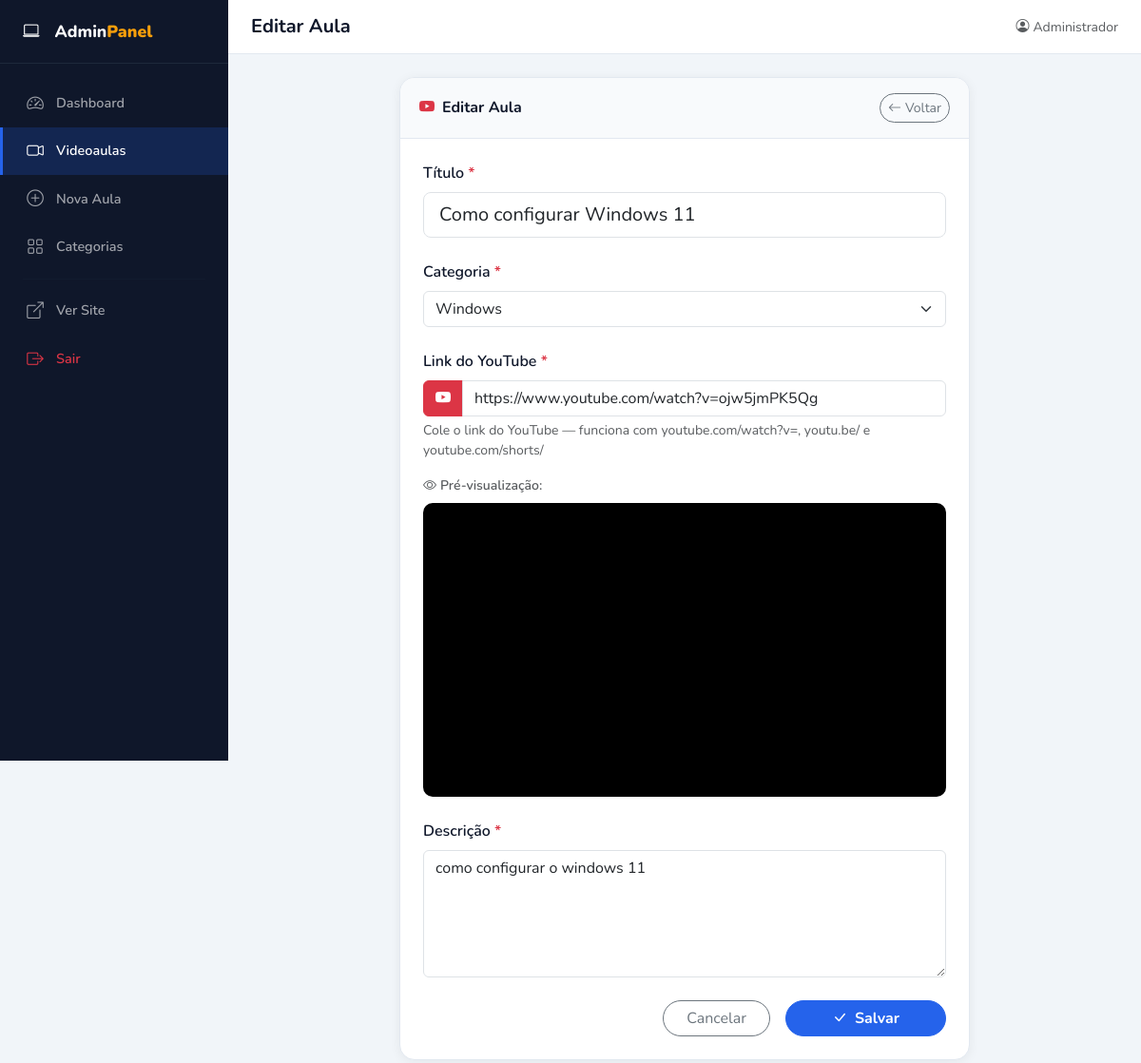
/admin/aulas/2/editar (signed in), run on the app's committed database.
### models.py (models this page shows, shortened)
class Usuario(UserMixin, db.Model):
    __tablename__ = 'usuarios'
    id = db.Column(db.Integer, primary_key=True)
    nome = db.Column(db.String(100), nullable=False)
    email = db.Column(db.String(150), unique=True, nullable=False)
    senha_hash = db.Column(db.String(256), nullable=False)
    criado_em = db.Column(db.DateTime, default=datetime.utcnow)

class VideoAula(db.Model):
    __tablename__ = 'video_aulas'
    id = db.Column(db.Integer, primary_key=True)
    titulo = db.Column(db.String(200), nullable=False)
    descricao = db.Column(db.Text, nullable=False)
    youtube_url = db.Column(db.String(500), nullable=False)   # URL original salva
    categoria_id = db.Column(db.Integer, db.ForeignKey('categorias.id'), nullable=False)
    visualizacoes = db.Column(db.Integer, default=0)
    criado_em = db.Column(db.DateTime, default=datetime.utcnow)
    atualizado_em = db.Column(db.DateTime, default=datetime.utcnow, onupdate=datetime.utcnow)

### app.py (the view, shortened to what this page needs)
@app.route('/admin/aulas/<int:id>/editar', methods=['GET', 'POST'])
@login_required
def admin_editar_aula(id):
    aula = VideoAula.query.get_or_404(id)
    form = VideoAulaForm(obj=aula)
    form.categoria_id.choices = [(c.id, c.nome) for c in Categoria.query.all()]
    return render_template('admin/form_aula.html', form=form, titulo='Editar Aula', aula=aula)

### forms.py
class VideoAulaForm(FlaskForm):
    titulo = StringField('Título', validators=[DataRequired(), Length(min=3, max=200)])
    descricao = TextAreaField('Descrição', validators=[DataRequired(), Length(min=10)])
    categoria_id = SelectField('Categoria', coerce=int, validators=[DataRequired()])
    youtube_url = StringField('Link do YouTube', validators=[DataRequired(), validar_youtube])
    submit = SubmitField('Salvar')

### app.py (called while the page is built)
@login_manager.user_loader
def load_user(user_id):
    return Usuario.query.get(int(user_id))

@app.context_processor
def inject_nav_categories():
    return dict(categorias_nav=Categoria.query.all())

### templates/admin/form_aula.html (shortened to what this page needs)
{% extends 'admin/base_admin.html' %}
{% block page_title %}{{ titulo }}{% endblock %}
{% block content %}
<div class="row justify-content-center">
  <div class="col-lg-8">
    <div class="admin-card">
      <div class="admin-card-header">
        <h6 class="fw-700 mb-0"><i class="bi bi-youtube me-2 text-danger"></i>{{ titulo }}</h6>
        <a href="{{ url_for('admin_aulas') }}" class="btn btn-outline-secondary btn-sm rounded-pill">
          <i class="bi bi-arrow-left me-1"></i>Voltar
        </a>
      </div>
      <div class="p-4">
        <form method="POST">
          <div class="mb-4">
            <label class="form-label fw-600">{{ form.titulo.label.text }} <span class="text-danger">*</span></label>
            {{ form.titulo(class="form-control form-control-lg", placeholder="Ex: Como montar um computador do zero") }}
          </div>
          <div class="mb-4">
            <label class="form-label fw-600">{{ form.categoria_id.label.text }} <span class="text-danger">*</span></label>
            {{ form.categoria_id(class="form-select") }}
          </div>
          <div class="mb-4">
            <label class="form-label fw-600">{{ form.youtube_url.label.text }} <span class="text-danger">*</span></label>
            <div class="input-group">
              <span class="input-group-text bg-danger text-white border-danger"><i class="bi bi-youtube"></i></span>
              {{ form.youtube_url(class="form-control", placeholder="https://www.youtube.com/watch?v=...", id="youtubeInput") }}
            </div>
            <div class="form-text">Cole o link do YouTube — funciona com youtube.com/watch?v=, youtu.be/ e youtube.com/shorts/</div>
            <div id="videoPreview" class="mt-3" style="display:none;">
              <p class="small fw-600 text-muted mb-2"><i class="bi bi-eye me-1"></i>Pré-visualização:</p>
              <div class="video-preview-wrapper">
                <iframe id="previewIframe" src="" frameborder="0" allowfullscreen class="youtube-iframe"></iframe>
              </div>
            </div>
          </div>
          <div class="mb-4">
            <label class="form-label fw-600">{{ form.descricao.label.text }} <span class="text-danger">*</span></label>
            {{ form.descricao(class="form-control", rows=5, placeholder="Descreva o conteúdo desta aula, o que o aluno vai aprender...") }}
          </div>
          <div class="d-flex gap-3 justify-content-end mt-4">
            <a href="{{ url_for('admin_aulas') }}" class="btn btn-outline-secondary rounded-pill px-4">Cancelar</a>
            <button type="submit" class="btn btn-primary rounded-pill px-5">
              <i class="bi bi-check-lg me-2"></i>{{ form.submit.label.text }}
            </button>
          </div>
        </form>
      </div>
    </div>
  </div>
</div>
{% endblock %}

### templates/admin/base_admin.html (shortened to what this page needs)
<!DOCTYPE html>
<html lang="pt-BR">
<head>
  <link href="https://cdn.jsdelivr.net/npm/bootstrap@5.3.2/dist/css/bootstrap.min.css" rel="stylesheet"/>
  <link href="https://cdn.jsdelivr.net/npm/bootstrap-icons@1.11.3/font/bootstrap-icons.min.css" rel="stylesheet"/>
  <link href="{{ url_for('static', filename='css/style.css') }}" rel="stylesheet"/>
  <link href="{{ url_for('static', filename='css/admin.css') }}" rel="stylesheet"/>
</head>
<body class="admin-body">
<div class="admin-layout">
  <aside class="admin-sidebar">
    <div class="admin-brand">
      <i class="bi bi-laptop me-2"></i>
      <span>Admin<strong>Panel</strong></span>
    </div>
    <nav class="admin-nav">
      <a href="{{ url_for('admin_dashboard') }}" class="admin-nav-link {% if request.endpoint=='admin_dashboard' %}active{% endif %}">
        <i class="bi bi-speedometer2"></i><span>Dashboard</span>
      </a>
      <a href="{{ url_for('admin_aulas') }}" class="admin-nav-link {% if 'aula' in request.endpoint %}active{% endif %}">
        <i class="bi bi-camera-video"></i><span>Videoaulas</span>
      </a>
      <a href="{{ url_for('admin_nova_aula') }}" class="admin-nav-link {% if request.endpoint=='admin_nova_aula' %}active{% endif %}">
        <i class="bi bi-plus-circle"></i><span>Nova Aula</span>
      </a>
      <a href="{{ url_for('admin_categorias') }}" class="admin-nav-link {% if 'categoria' in request.endpoint %}active{% endif %}">
        <i class="bi bi-grid"></i><span>Categorias</span>
      </a>
      <hr class="admin-divider"/>
      <a href="{{ url_for('index') }}" class="admin-nav-link" target="_blank">
        <i class="bi bi-box-arrow-up-right"></i><span>Ver Site</span>
      </a>
      <a href="{{ url_for('admin_logout') }}" class="admin-nav-link text-danger">
        <i class="bi bi-box-arrow-right"></i><span>Sair</span>
      </a>
    </nav>
  </aside>
  <main class="admin-main">
    <div class="admin-topbar">
      <div class="d-flex align-items-center gap-2">
        <h5 class="mb-0 fw-700">{% block page_title %}Dashboard{% endblock %}</h5>
      </div>
      <div class="d-flex align-items-center gap-2">
        <span class="text-muted small"><i class="bi bi-person-circle me-1"></i>{{ current_user.nome }}</span>
      </div>
    </div>
    <div class="admin-content">
      {% block content %}{% endblock %}
    </div>
  </main>
</div>
</body>
</html>

### static/css/style.css (style rules this page uses)
:root { --primary: #2563eb; --primary-dark: #1d4ed8; --accent: #f59e0b; --accent-dark: #d97706; --dark: #0f172a; --dark-2: #1e293b; --dark-3: #334155; --text-muted: #64748b; --bg-light: #f8fafc; --border: #e2e8f0; --radius: 12px; --radius-lg: 20px; --shadow: 0 4px 24px rgba(15,23,42,.08); --shadow-lg: 0 8px 40px rgba(15,23,42,.15); --font: 'Nunito', sans-serif; }
* { box-sizing: border-box; }
body { font-family: var(--font); color: var(--dark); background: #fff; }
.fw-600 { font-weight: 600 !important; }
.fw-700 { font-weight: 700 !important; }
.btn-primary { background: var(--primary); border-color: var(--primary); font-weight: 700; }
.youtube-iframe { position: absolute; top: 0; left: 0; width: 100%; height: 100%; border: none; }
.video-preview-wrapper { position: relative; padding-top: 56.25%; border-radius: 10px; overflow: hidden; background: #000; }

### static/css/admin.css (style rules this page uses)
.admin-body { background: #f1f5f9; min-height: 100vh; }
.admin-layout { display: flex; min-height: 100vh; }
.admin-sidebar { width: 240px; background: #0f172a; display: flex; flex-direction: column; flex-shrink: 0; position: sticky; top: 0; height: 100vh; overflow-y: auto; }
.admin-brand { padding: 1.25rem 1.5rem; color: #fff; font-size: 1.1rem; font-weight: 800; border-bottom: 1px solid #1e293b; display: flex; align-items: center; gap: .5rem; }
.admin-brand strong { color: #f59e0b; }
.admin-nav { padding: 1rem 0; flex: 1; }
.admin-nav-link { display: flex; align-items: center; gap: .75rem; padding: .75rem 1.5rem; color: rgba(255,255,255,.6); text-decoration: none; font-weight: 600; font-size: .9rem; transition: all .2s; border-left: 3px solid transparent; }
.admin-nav-link.active { color: #fff; background: rgba(37,99,235,.2); border-left-color: #2563eb; }
.admin-nav-link i { font-size: 1.1rem; width: 20px; text-align: center; }
.admin-divider { border-color: #1e293b; margin: .5rem 1.5rem; }
.admin-main { flex: 1; min-width: 0; display: flex; flex-direction: column; }
.admin-topbar { background: #fff; border-bottom: 1px solid #e2e8f0; padding: 1rem 1.5rem; display: flex; align-items: center; justify-content: space-between; position: sticky; top: 0; z-index: 100; }
.admin-content { padding: 1.5rem; flex: 1; }
.admin-card { background: #fff; border-radius: 16px; overflow: hidden; box-shadow: 0 2px 12px rgba(0,0,0,.06); border: 1px solid #e2e8f0; }
.admin-card-header { padding: 1rem 1.25rem; border-bottom: 1px solid #e2e8f0; display: flex; align-items: center; justify-content: space-between; background: #f8fafc; }

### data on the page
Usuario: nome "Administrador"
VideoAula: titulo "Como configurar Windows 11", categoria_id "Windows", youtube_url "https://www.youtube.com/watch?v=ojw5jmPK5Qg", descricao "como configurar o windows 11"

### other printed values
{{ titulo }} "Editar Aula"
